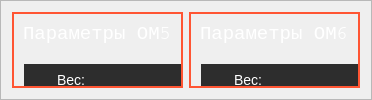
               <widget class="QFrame" name="frame_8">
                <property name="frameShape">
                 <enum>QFrame::StyledPanel</enum>
                </property>
                <property name="frameShadow">
                 <enum>QFrame::Raised</enum>
                </property>
                <layout class="QHBoxLayout" name="horizontalLayout_10">
                 <item>
                  <widget class="QFrame" name="om5_frame">
                   <property name="styleSheet">
                    <string notr="true">QFrame{
	border-style: solid;
    border-width: 2px;
	border-color: #ff5533;
}
</string>
                   </property>
                   <property name="frameShape">
                    <enum>QFrame::StyledPanel</enum>
                   </property>
                   <property name="frameShadow">
                    <enum>QFrame::Raised</enum>
                   </property>
                   <layout class="QVBoxLayout" name="verticalLayout_23">
                    <property name="spacing">
                     <number>0</number>
                    </property>
                    <property name="leftMargin">
                     <number>0</number>
                    </property>
                    <property name="topMargin">
                     <number>0</number>
                    </property>
                    <property name="rightMargin">
                     <number>0</number>
                    </property>
                    <property name="bottomMargin">
                     <number>0</number>
                    </property>
                    <item alignment="Qt::AlignHCenter">
                     <widget class="QFrame" name="om5_frame_legend">
                      <property name="maximumSize">
                       <size>
                        <width>16777215</width>
                        <height>60</height>
                       </size>
                      </property>
                      <property name="styleSheet">
                       <string notr="true">QFrame{
	border-style: solid;
    border-width: 0px;
	border-color: #2d2d2d;
}</string>
                      </property>
                      <property name="frameShape">
                       <enum>QFrame::StyledPanel</enum>
                      </property>
                      <property name="frameShadow">
                       <enum>QFrame::Raised</enum>
                      </property>
                      <layout class="QVBoxLayout" name="verticalLayout_24">
                       <item>
                        <widget class="QLabel" name="om5_legend">
                         <property name="maximumSize">
                          <size>
                           <width>500</width>
                           <height>16777215</height>
                          </size>
                         </property>
                         <property name="font">
                          <font>
                           <family>Courier</family>
                           <pointsize>14</pointsize>
                           <weight>50</weight>
                           <italic>false</italic>
                           <bold>false</bold>
                          </font>
                         </property>
                         <property name="styleSheet">
                          <string notr="true">QLabel {
    color:  #ffffff;
}

QLabel:hover {

    color: #ff5533;
} </string>
                         </property>
                         <property name="text">
                          <string>Параметры ОМ5</string>
                         </property>
                        </widget>
                       </item>
                      </layout>
                     </widget>
                    </item>
                    <item>
                     <widget class="QFrame" name="om5_params_frame">
                      <property name="styleSheet">
                       <string notr="true">QFrame{
	border-style: solid;
    border-width: 0px;
	border-color: #2d2d2d;
}


QLabel {
	background-color: rgb(85, 255, 255);
                                         
    background-color: #2d2d2d;
    border-style: solid;
    border-width: 0px;
    border-radius: 0px;
    border-color: #ff5533;
    font:  14px;
    padding: px 0px;
    color:  #ffffff;
}

QLabel:hover {
    background:  #232323;
    color: #ff5533;
} 
QLabel:pressed {                              
   background:#2d2d2d;
   border-style: solid; 
   color:#ff5533;
}</string>
                      </property>
                      <property name="frameShape">
                       <enum>QFrame::StyledPanel</enum>
                      </property>
                      <property name="frameShadow">
                       <enum>QFrame::Raised</enum>
                      </property>
                      <widget class="QLabel" name="om5_ves">
                       <property name="geometry">
                        <rect>
                         <x>10</x>
                         <y>10</y>
                         <width>200</width>
                         <height>31</height>
                        </rect>
                       </property>
                       <property name="sizePolicy">
                        <sizepolicy hsizetype="Expanding" vsizetype="Expanding">
                         <horstretch>0</horstretch>
                         <verstretch>0</verstretch>
                        </sizepolicy>
                       </property>
                       <property name="styleSheet">
                        <string notr="true">background-image: url(:/resources/vesi.png);
background-repeat:none;
padding-left: 30px;
background-position: center left;</string>
                       </property>
                       <property name="text">
                        <string>Вес: </string>
                       </property>
                      </widget>
                      <widget class="QLabel" name="om5_vlazh">
                       <property name="geometry">
                        <rect>
                         <x>10</x>
                         <y>40</y>
                         <width>200</width>
                         <height>31</height>
                        </rect>
                       </property>
                       <property name="sizePolicy">
                        <sizepolicy hsizetype="Expanding" vsizetype="Expanding">
                         <horstretch>0</horstretch>
                         <verstretch>0</verstretch>
                        </sizepolicy>
                       </property>
                       <property name="minimumSize">
                        <size>
                         <width>100</width>
                         <height>25</height>
                        </size>
                       </property>
                       <property name="styleSheet">
                        <string notr="true">background-image: url(:/resources/vlazhn.png);
background-repeat:none;
padding-left: 30px;
background-position: center left;</string>
                       </property>
                       <property name="text">
                        <string>Влажность: </string>
                       </property>
                      </widget>
                      <widget class="QLabel" name="om5_speed">
                       <property name="geometry">
                        <rect>
                         <x>10</x>
                         <y>70</y>
                         <width>200</width>
                         <height>31</height>
                        </rect>
                       </property>
                       <property name="minimumSize">
                        <size>
                         <width>100</width>
                         <height>25</height>
                        </size>
                       </property>
                       <property name="styleSheet">
                        <string notr="true">background-image: url(:/resources/speed.png);
background-repeat:none;
padding-left: 30px;
background-position: center left;</string>
                       </property>
                       <property name="text">
                        <string>Скорость</string>
                       </property>
                      </widget>
                     </widget>
                    </item>
                   </layout>
                  </widget>
                 </item>
                 <item>
                  <widget class="QFrame" name="om6_frame">
                   <property name="styleSheet">
                    <string notr="true">QFrame{
	border-style: solid;
    border-width: 2px;
	border-color: #ff5533;
}
</string>
                   </property>
                   <property name="frameShape">
                    <enum>QFrame::StyledPanel</enum>
                   </property>
                   <property name="frameShadow">
                    <enum>QFrame::Raised</enum>
                   </property>
                   <layout class="QVBoxLayout" name="verticalLayout_21">
                    <property name="spacing">
                     <number>0</number>
                    </property>
                    <property name="leftMargin">
                     <number>0</number>
                    </property>
                    <property name="topMargin">
                     <number>0</number>
                    </property>
                    <property name="rightMargin">
                     <number>0</number>
                    </property>
                    <property name="bottomMargin">
                     <number>0</number>
                    </property>
                    <item alignment="Qt::AlignHCenter">
                     <widget class="QFrame" name="om6_frame_legend">
                      <property name="maximumSize">
                       <size>
                        <width>16777215</width>
                        <height>60</height>
                       </size>
                      </property>
                      <property name="styleSheet">
                       <string notr="true">QFrame{
	border-style: solid;
    border-width: 0px;
	border-color: #2d2d2d;
}</string>
                      </property>
                      <property name="frameShape">
                       <enum>QFrame::StyledPanel</enum>
                      </property>
                      <property name="frameShadow">
                       <enum>QFrame::Raised</enum>
                      </property>
                      <layout class="QVBoxLayout" name="verticalLayout_22">
                       <item>
                        <widget class="QLabel" name="om6_legend">
                         <property name="maximumSize">
                          <size>
                           <width>500</width>
                           <height>16777215</height>
                          </size>
                         </property>
                         <property name="font">
                          <font>
                           <family>Courier</family>
                           <pointsize>14</pointsize>
                           <weight>50</weight>
                           <italic>false</italic>
                           <bold>false</bold>
                          </font>
                         </property>
                         <property name="styleSheet">
                          <string notr="true">QLabel {
    color:  #ffffff;
}

QLabel:hover {

    color: #ff5533;
} </string>
                         </property>
                         <property name="text">
                          <string>Параметры ОМ6</string>
                         </property>
                        </widget>
                       </item>
                      </layout>
                     </widget>
                    </item>
                    <item>
                     <widget class="QFrame" name="om6_params_frame">
                      <property name="styleSheet">
                       <string notr="true">QFrame{
	border-style: solid;
    border-width: 0px;
	border-color: #2d2d2d;
}


QLabel {
	background-color: rgb(85, 255, 255);
                                         
    background-color: #2d2d2d;
    border-style: solid;
    border-width: 0px;
    border-radius: 0px;
    border-color: #ff5533;
    font:  14px;
    padding: px 0px;
    color:  #ffffff;
}

QLabel:hover {
    background:  #232323;
    color: #ff5533;
} 
QLabel:pressed {                              
   background:#2d2d2d;
   border-style: solid; 
   color:#ff5533;
}</string>
                      </property>
                      <property name="frameShape">
                       <enum>QFrame::StyledPanel</enum>
                      </property>
                      <property name="frameShadow">
                       <enum>QFrame::Raised</enum>
                      </property>
                      <widget class="QLabel" name="om6_ves">
                       <property name="geometry">
                        <rect>
                         <x>10</x>
                         <y>10</y>
                         <width>200</width>
                         <height>31</height>
                        </rect>
                       </property>
                       <property name="sizePolicy">
                        <sizepolicy hsizetype="Expanding" vsizetype="Expanding">
                         <horstretch>0</horstretch>
                         <verstretch>0</verstretch>
                        </sizepolicy>
                       </property>
                       <property name="styleSheet">
                        <string notr="true">background-image: url(:/resources/vesi.png);
background-repeat:none;
padding-left: 30px;
background-position: center left;</string>
                       </property>
                       <property name="text">
                        <string>Вес: </string>
                       </property>
                      </widget>
                      <widget class="QLabel" name="om6_vlazh">
                       <property name="geometry">
                        <rect>
                         <x>10</x>
                         <y>40</y>
                         <width>200</width>
                         <height>31</height>
                        </rect>
                       </property>
                       <property name="sizePolicy">
                        <sizepolicy hsizetype="Expanding" vsizetype="Expanding">
                         <horstretch>0</horstretch>
                         <verstretch>0</verstretch>
                        </sizepolicy>
                       </property>
                       <property name="minimumSize">
                        <size>
                         <width>100</width>
                         <height>25</height>
                        </size>
                       </property>
                       <property name="styleSheet">
                        <string notr="true">background-image: url(:/resources/vlazhn.png);
background-repeat:none;
padding-left: 30px;
background-position: center left;</string>
                       </property>
                       <property name="text">
                        <string>Влажность: </string>
                       </property>
                      </widget>
                      <widget class="QLabel" name="om6_speed">
                       <property name="geometry">
                        <rect>
                         <x>10</x>
                         <y>70</y>
                         <width>200</width>
                         <height>31</height>
                        </rect>
                       </property>
                       <property name="minimumSize">
                        <size>
                         <width>100</width>
                         <height>25</height>
                        </size>
                       </property>
                       <property name="styleSheet">
                        <string notr="true">background-image: url(:/resources/speed.png);
background-repeat:none;
padding-left: 30px;
background-position: center left;</string>
                       </property>
                       <property name="text">
                        <string>Скорость</string>
                       </property>
                      </widget>
                     </widget>
                    </item>
                   </layout>
                  </widget>
                 </item>
                </layout>
               </widget>
